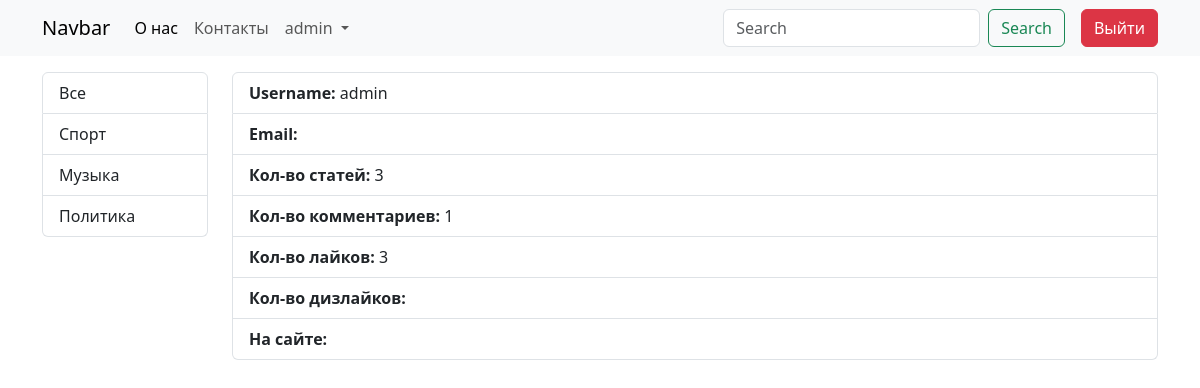
Page /author/admin (signed in) on the committed database.
### core/models.py (models this page shows, shortened)
class Category(models.Model):
    title = models.CharField(max_length=100, verbose_name='Название')
    class Meta:
        verbose_name = 'Категория'  # Отображение названия модели в единственном числе
        verbose_name_plural = 'Категории'  # Отображение названия модели в можественном числе

### core/views.py (the view)
# urls.py: path('author/<str:username>', views.author_articles, name='author_articles'),
def author_articles(request, username):
    user = request.user
    articles = Article.objects.filter(author=user)
    total_comments = sum([Comment.objects.filter(article=article).count() for article in articles])
    total_likes = sum([article.likes.user.all().count() for article in articles])
    print([article.likes.user.all().count() for article in articles])
    context = {
        'user': user,
        'total_articles': articles.count(),
        'total_comments': total_comments,
        'total_likes': total_likes
    }
    return render(request, 'core/author_articles.html', context)

### core/templatetags/custom_tags.py (called while the page is built)
@register.simple_tag()
def get_categories():
    return Category.objects.all()

@register.simple_tag()
def is_category_current(request, category_id):
    return str(category_id) in request.path

### core/templates/core/author_articles.html (shortened to what this page needs)
{% extends 'base.html' %}
{% block content %}
<ul class="list-group list-group-action">
    <li class="list-group-item list-group-item-action"><b>Username: </b> {{ user.username }}</li>
    <li class="list-group-item list-group-item-action"><b>Email: </b> {{ user.email }}</li>
    <li class="list-group-item list-group-item-action"><b>Кол-во статей: </b> {{ total_articles }}</li>
    <li class="list-group-item list-group-item-action"><b>Кол-во комментариев: </b> {{ total_comments }}</li>
    <li class="list-group-item list-group-item-action"><b>Кол-во лайков: </b> {{ total_likes }}</li>
    <li class="list-group-item list-group-item-action"><b>Кол-во дизлайков: </b></li>
    <li class="list-group-item list-group-item-action"><b>На сайте: </b></li>
</ul>
{% endblock %}

### templates/components/_navbar.html (shortened to what this page needs)
<nav class="navbar navbar-expand-lg bg-body-tertiary mb-3">
    <div class="container">
        <a class="navbar-brand" href="{% url 'home' %}">Navbar</a>
        <div class="collapse navbar-collapse" id="navbarSupportedContent">
            <ul class="navbar-nav me-auto mb-2 mb-lg-0">
                <li class="nav-item">
                    <a class="nav-link active" aria-current="page" href="{% url 'about' %}">О нас</a>
                </li>
                <li class="nav-item">
                    <a class="nav-link" href="{% url 'contacts' %}">Контакты</a>
                </li>
                {% if request.user.is_authenticated %}
                <li class="nav-item dropdown">
                    <a class="nav-link dropdown-toggle" href="#" role="button" data-bs-toggle="dropdown"
                       aria-expanded="false">
                        {{ request.user.username }}
                    </a>
                </li>
                {% endif %}
            </ul>
            <form class="d-flex me-3" role="search">
                <input class="form-control me-2" type="search" placeholder="Search" aria-label="Search">
                <button class="btn btn-outline-success" type="submit">Search</button>
            </form>
            {% if not request.user.is_authenticated %}
            <a href="{% url 'login' %}" class="btn btn-success me-3">Войти</a>
            <a href="{% url 'registration' %}" class="btn btn-warning me-3">Регистрация</a>
            {% else %}
            <a href="{% url 'logout' %}" class="btn btn-danger">Выйти</a>
            {% endif %}
        </div>
    </div>
</nav>

### templates/components/_sidebar.html
{% load custom_tags %}
{% get_categories as categories %}
<div class="list-group">
  <a href="{% url 'home' %}"
     class="list-group-item list-group-item-action {% if request.path == '/' %}active{% endif %}">Все</a>
  {% for category in categories %}
  {% is_category_current request=request category_id=category.pk as is_current %}
  <a href="{% url 'category_articles' category.pk %}"
     class="list-group-item list-group-item-action {% if is_current %}active{% endif %}">{{ category.title }}</a>
  {% endfor %}
</div>

### rows in the picture
Category: title "Спорт"
Category: title "Музыка"
Category: title "Политика"

### other values in the picture
{{ request.user.username }} "admin"
{{ user.username }} "admin"
{{ total_articles }} "3"
{{ total_comments }} "1"
{{ total_likes }} "3"
